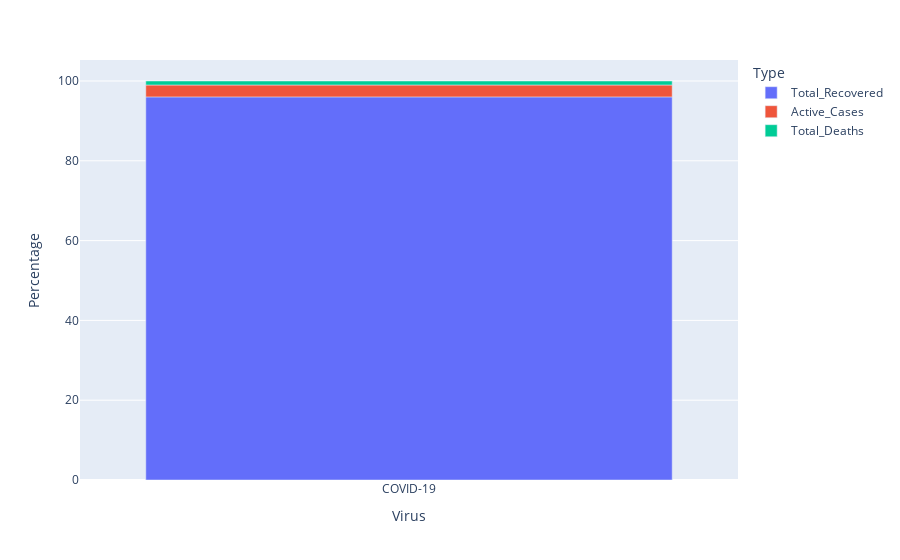

Notebook cell for this chart:
### Markdown cell above
#### Visualize Total Cases:

### Code cell
fig = px.bar(cases_df, x = "Virus", y = "Percentage", color = "Type", hover_data=["Total"])
fig.show()

### Figure 1 — Plotly figure (JSON) as saved in the notebook; plotly's stock layout.template omitted (floating-point values rounded to 4 significant figures)
{"data": [{"alignmentgroup": "True", "customdata": [[658326986]], "hovertemplate": "Type=Total_Recovered<br>Virus=%{x}<br>Percentage=%{y}<br>Total=%{customdata[0]}<extra></extra>", "legendgroup": "Total_Recovered", "marker": {"color": "#636efa", "pattern": {"shape": ""}}, "name": "Total_Recovered", "offsetgroup": "Total_Recovered", "orientation": "v", "showlegend": true, "textposition": "auto", "type": "bar", "x": ["COVID-19"], "xaxis": "x", "y": [96.02], "yaxis": "y"}, {"alignmentgroup": "True", "customdata": [[20441573]], "hovertemplate": "Type=Active_Cases<br>Virus=%{x}<br>Percentage=%{y}<br>Total=%{customdata[0]}<extra></extra>", "legendgroup": "Active_Cases", "marker": {"color": "#EF553B", "pattern": {"shape": ""}}, "name": "Active_Cases", "offsetgroup": "Active_Cases", "orientation": "v", "showlegend": true, "textposition": "auto", "type": "bar", "x": ["COVID-19"], "xaxis": "x", "y": [2.98], "yaxis": "y"}, {"alignmentgroup": "True", "customdata": [[6842383]], "hovertemplate": "Type=Total_Deaths<br>Virus=%{x}<br>Percentage=%{y}<br>Total=%{customdata[0]}<extra></extra>", "legendgroup": "Total_Deaths", "marker": {"color": "#00cc96", "pattern": {"shape": ""}}, "name": "Total_Deaths", "offsetgroup": "Total_Deaths", "orientation": "v", "showlegend": true, "textposition": "auto", "type": "bar", "x": ["COVID-19"], "xaxis": "x", "y": [1], "yaxis": "y"}], "layout": {"barmode": "relative", "legend": {"title": {"text": "Type"}, "tracegroupgap": 0}, "margin": {"t": 60}, "xaxis": {"anchor": "y", "domain": [0, 1], "title": {"text": "Virus"}}, "yaxis": {"anchor": "x", "domain": [0, 1], "title": {"text": "Percentage"}}}}
